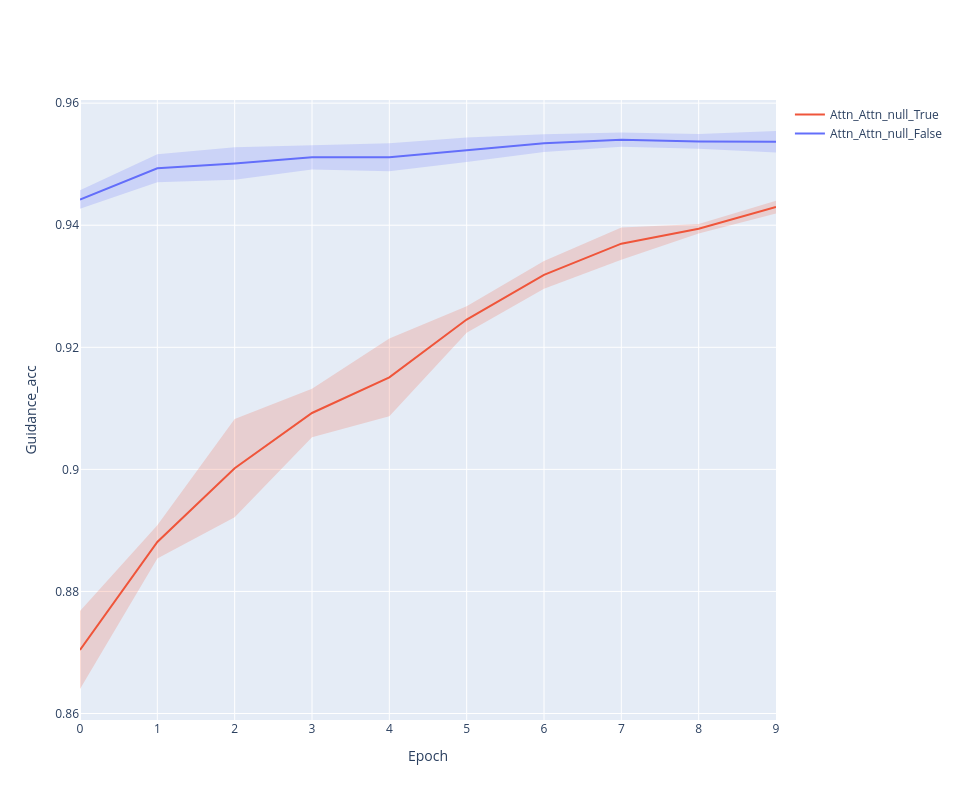

The code cell stored with this chart in its notebook:
### Code cell
line_plot(history, 'guidance_acc')

### Figure 1 — Plotly figure (JSON) as saved in the notebook; plotly's stock layout.template omitted (floating-point values rounded to 4 significant figures)
{"data": [{"line": {"color": "#636EFA"}, "mode": "lines", "name": "Attn_Attn_null_False", "type": "scatter", "x": [0, 1, 2, 3, 4, 5, 6, 7, 8, 9], "y": [0.9442, 0.9493, 0.9501, 0.9511, 0.9511, 0.9523, 0.9535, 0.954, 0.9537, 0.9537]}, {"line": {"width": 0}, "marker": {"color": "#444"}, "mode": "lines", "showlegend": false, "type": "scatter", "x": [0, 1, 2, 3, 4, 5, 6, 7, 8, 9], "y": [0.9457, 0.9516, 0.9528, 0.9531, 0.9534, 0.9544, 0.9549, 0.9552, 0.9549, 0.9554]}, {"fill": "tonexty", "fillcolor": "rgba(99, 110, 250,0.2)", "line": {"width": 0}, "marker": {"color": "#444"}, "mode": "lines", "showlegend": false, "type": "scatter", "x": [0, 1, 2, 3, 4, 5, 6, 7, 8, 9], "y": [0.9427, 0.947, 0.9474, 0.9491, 0.9488, 0.9503, 0.952, 0.9528, 0.9525, 0.9519]}, {"line": {"color": "#EF553B"}, "mode": "lines", "name": "Attn_Attn_null_True", "type": "scatter", "x": [0, 1, 2, 3, 4, 5, 6, 7, 8, 9], "y": [0.8704, 0.8881, 0.9002, 0.9092, 0.9151, 0.9245, 0.9319, 0.937, 0.9394, 0.943]}, {"line": {"width": 0}, "marker": {"color": "#444"}, "mode": "lines", "showlegend": false, "type": "scatter", "x": [0, 1, 2, 3, 4, 5, 6, 7, 8, 9], "y": [0.8768, 0.8908, 0.9082, 0.9132, 0.9215, 0.9267, 0.9341, 0.9396, 0.9402, 0.944]}, {"fill": "tonexty", "fillcolor": "rgba(239, 85, 59,0.2)", "line": {"width": 0}, "marker": {"color": "#444"}, "mode": "lines", "showlegend": false, "type": "scatter", "x": [0, 1, 2, 3, 4, 5, 6, 7, 8, 9], "y": [0.864, 0.8854, 0.8921, 0.9053, 0.9087, 0.9224, 0.9296, 0.9343, 0.9386, 0.9419]}], "layout": {"height": 800, "width": 960, "xaxis": {"title": {"text": "Epoch"}}, "yaxis": {"title": {"text": "Guidance_acc"}}}}
